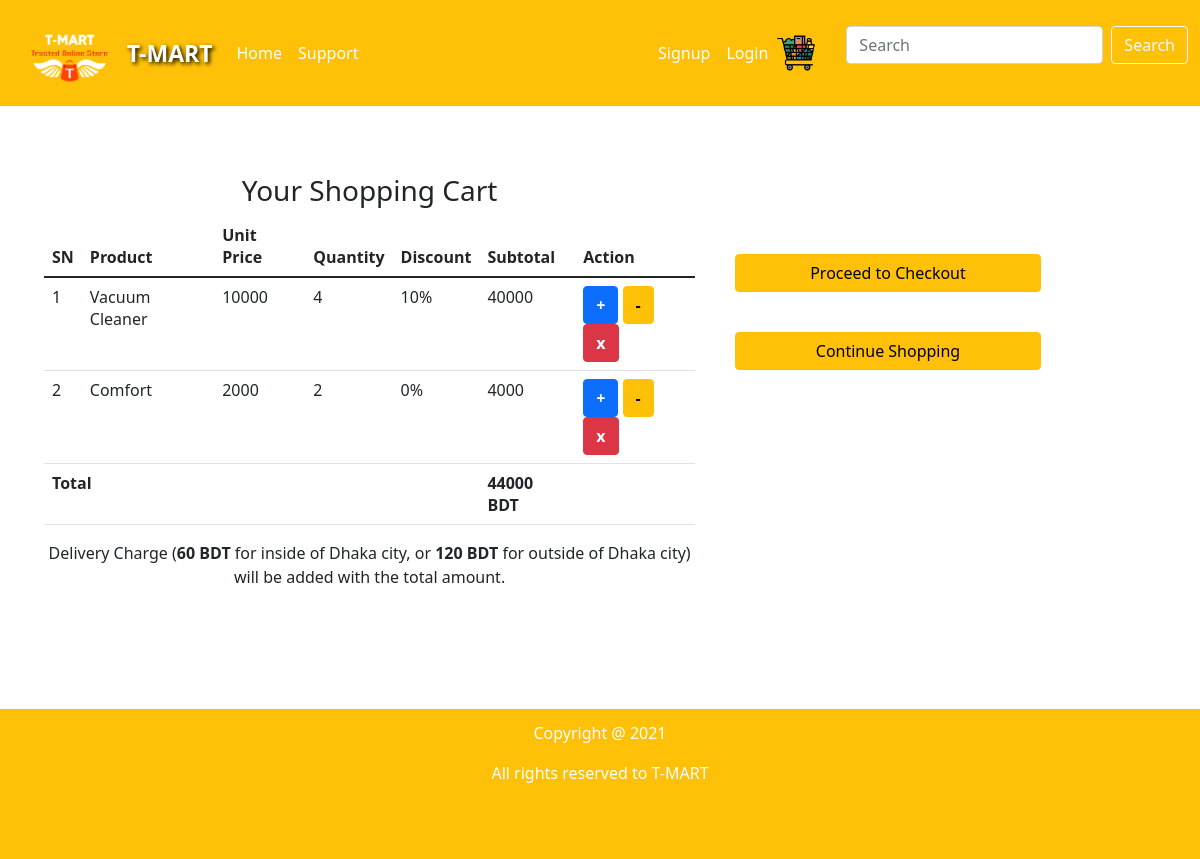
Screenshot of /managecart/71/?action=inc with the database file from the repository.
### product/models.py (models this page shows, shortened)
class CartProduct(models.Model):
	cart = models.ForeignKey(Cart, on_delete=models.CASCADE)
	product = models.ForeignKey(Product, on_delete=models.CASCADE)
	rate = models.PositiveIntegerField()
	quantity = models.PositiveIntegerField()
	subtotal = models.PositiveIntegerField()

class Product(models.Model):
	name = models.CharField(max_length=50, null=False, blank=False)
	product_code = models.CharField(max_length=50)
	category = models.ForeignKey(Category, on_delete=models.CASCADE, null=True, blank=True)
	brand = models.ForeignKey(Brand, on_delete=models.CASCADE)
	gender = models.ForeignKey(Gender, on_delete=models.CASCADE)
	description = models.CharField(max_length=1000)
	price = models.PositiveIntegerField(default=0)
	currency = models.CharField(max_length=20)
	discount = models.IntegerField(default=0)
	color = models.CharField(max_length=20, null=True, blank=True)
	size = models.CharField(max_length=20, null=True, blank=True)
	condition = models.CharField(max_length=20, null=True, blank=True)
	model = models.CharField(max_length=30, null=True, blank=True)
	is_available = models.CharField(max_length=20, null=True, blank=True)
	rating = models.PositiveIntegerField(validators=[MinValueValidator(1), MaxValueValidator(5)])
	timestamp = models.DateTimeField(auto_now_add=True, auto_now=False)
	updated = models.DateTimeField(auto_now_add=False, auto_now=True)
	active = models.BooleanField(default=True)

class Cart(models.Model):
	customer = models.ForeignKey(Customer, on_delete=models.SET_NULL, blank=True, null=True)
	total = models.PositiveIntegerField(default=0)
	created_at = models.DateTimeField(auto_now_add=True)

### product/views.py (the view, shortened to what this page needs)
# urls.py: path('managecart/<int:item_id>/', ManageCart.as_view(), name="managecart"),
class ManageCart(View):
	def get(self, request, *arg, **kwargs):
		item_id = self.kwargs["item_id"]
		action = request.GET.get('action')
		cp_obj = CartProduct.objects.get(id=item_id)
		cart_obj = cp_obj.cart
		if action == "inc":
			cp_obj.quantity += quantity
			cp_obj.subtotal += cp_obj.rate
			cp_obj.save()
			cart_obj.total += cp_obj.rate
			cart_obj.save()
		elif action == "rmv":
			cart_obj.total -= cp_obj.subtotal
			cart_obj.save()
			cp_obj.delete()
		return render(request, 'product/addToCart.html', {'cart_obj':cart_obj})

### product/templates/product/addToCart.html (shortened to what this page needs)
{% extends 'product/base.html' %}
{% load static %}
{% block content %}
<div class="container_shoppingcart">
	<div class="container_cart">
		<h3> Your Shopping Cart </h3>
		<table class="table">
			<thead>
				<tr>
					<th>SN</th>
					<th>Product</th>
					<th>Unit Price</th>
					<th>Quantity</th>
					<th>Discount</th>
					<th>Subtotal</th>
					<th>Action</th>
				</tr>
			</thead>
			<tbody>
				{% for item in cart_obj.cartproduct_set.all %}
				<tr>
					<td>{{forloop.counter}}</td>
					<td>{{item.product.name}}</td>
					<td>{{item.product.price}}</td>
					<td>{{item.quantity}}</td>
					<td>{{item.product.discount}}%</td>
					<td>{{item.subtotal}}</td>
					<td>
						<a href="{% url 'managecart' item.id %}?action=inc" class="btn btn-primary"><b>+</b></a>
						<a href="{% url 'managecart' item.id %}?action=dec" class="btn btn-warning"><b>-</b></a>
						<a href="{% url 'managecart' item.id %}?action=rmv" class="btn btn-danger"><b>x</b></a>
					</td>
				</tr>
				{% endfor %}
				<th colspan="5" class="text-right">Total </th>
				<th>{{cart_obj.total}} <b>BDT</b><th>
			</tbody>
		</table>
		<p style="text-align:center">Delivery Charge (<b>60 BDT</b> for inside of Dhaka city, or <b>120 BDT</b> for outside of Dhaka city) will be added with the total amount. </p>
	</div>
	<div class="container_checkout">
		<a href="{% url 'checkout' cart_obj.id %} " class="btn btn-warning" style="margin-top: 80px; width: 100%;">Proceed to Checkout</a>
		<a href="{% url 'homePage' %} " class="btn btn-warning" style="margin-top: 40px; width: 100%;">Continue Shopping</a>
	</div>
</div>
{% endblock %}

### product/templates/product/addToCart.html (style rules this page uses)
.container_shoppingcart { width: 100%; float: left; margin-top: 130px; }
.container_cart { width: 60%; float: left; text-align: center; padding: 20px; }
.container_checkout { width: 30%; float: left; text-align: center; padding: 20px; }

### rows the page displays
CartProduct: product.name "Vacuum Cleaner", product.price "10000", quantity "4", product.discount "10", subtotal "40000"
CartProduct: product.name "Comfort", product.price "2000", quantity "2", product.discount "0", subtotal "4000"
Cart: total "44000"
